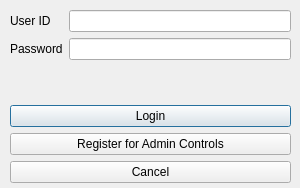
<?xml version="1.0" encoding="UTF-8"?>
<ui version="4.0">
 <class>adminLoginWindow</class>
 <widget class="QDialog" name="adminLoginWindow">
  <property name="geometry">
   <rect>
    <x>0</x>
    <y>0</y>
    <width>300</width>
    <height>188</height>
   </rect>
  </property>
  <property name="windowTitle">
   <string>Dialog</string>
  </property>
  <widget class="QWidget" name="verticalLayoutWidget">
   <property name="geometry">
    <rect>
     <x>10</x>
     <y>10</y>
     <width>281</width>
     <height>173</height>
    </rect>
   </property>
   <layout class="QVBoxLayout" name="verticalLayout">
    <item>
     <layout class="QFormLayout" name="formLayout">
      <item row="0" column="0">
       <widget class="QLabel" name="userIDLabel">
        <property name="text">
         <string>User ID</string>
        </property>
       </widget>
      </item>
      <item row="0" column="1">
       <widget class="QLineEdit" name="userIDEdit"/>
      </item>
      <item row="1" column="0">
       <widget class="QLabel" name="passwordLabel">
        <property name="text">
         <string>Password</string>
        </property>
       </widget>
      </item>
      <item row="1" column="1">
       <widget class="QLineEdit" name="passwordEdit">
        <property name="echoMode">
         <enum>QLineEdit::Password</enum>
        </property>
       </widget>
      </item>
     </layout>
    </item>
    <item>
     <widget class="QPushButton" name="pushButton">
      <property name="text">
       <string>Login</string>
      </property>
     </widget>
    </item>
    <item>
     <widget class="QPushButton" name="registerButton">
      <property name="text">
       <string>Register for Admin Controls</string>
      </property>
     </widget>
    </item>
    <item>
     <widget class="QPushButton" name="cancelButton">
      <property name="text">
       <string>Cancel</string>
      </property>
     </widget>
    </item>
   </layout>
  </widget>
 </widget>
 <resources/>
 <connections/>
</ui>
